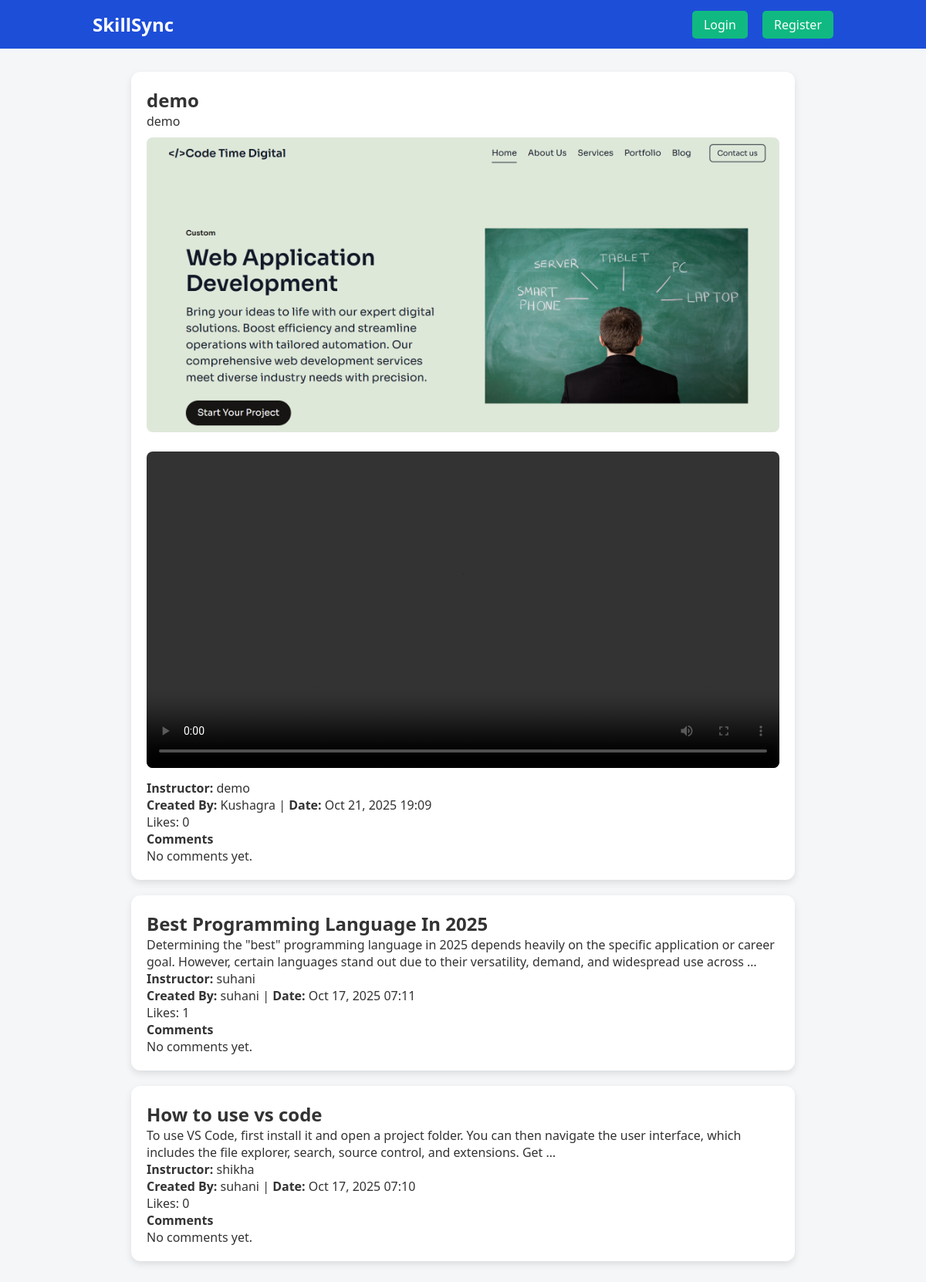
The page / on the database its author committed.
### main/models.py (models this page shows, shortened)
class Content(models.Model):
    title = models.CharField(max_length=200)
    description = models.TextField()
    instructor = models.CharField(max_length=100)
    duration = models.CharField(max_length=50)
    created_by = models.ForeignKey(User, on_delete=models.CASCADE)
    created_at = models.DateTimeField(auto_now_add=True)
    likes = models.ManyToManyField(User, related_name='liked_content', blank=True)
    image = models.ImageField(upload_to='content_images/', blank=True, null=True)
    video = models.FileField(upload_to='content_videos/', blank=True, null=True)
    def total_likes(self):
        return self.likes.count()

### main/views.py (the view)
# urls.py: path('', views.home, name='home'),
def home(request):
    contents = Content.objects.all().order_by('-created_at')
    return render(request, 'home.html', {'contents': contents})

### main/templates/home.html (shortened to what this page needs)
{% extends "base.html" %}
{% block content %}
{% for content in contents %}
<div class="card">
    <h2>{{ content.title }}</h2>
    <p>{{ content.description|truncatewords:30 }}</p>
    {% if content.image %}
        <img src="{{ content.image.url }}" alt="{{ content.title }}">
    {% endif %}
    {% if content.video %}
        <video controls>
            <source src="{{ content.video.url }}" type="video/mp4">
        </video>
    {% endif %}
    <p><strong>Instructor:</strong> {{ content.instructor }}</p>
    <p><strong>Created By:</strong> {{ content.created_by.username }} | <strong>Date:</strong> {{ content.created_at|date:"M d, Y H:i" }}</p>
    {% if user.is_authenticated %}
        <form class="like-form" data-id="{{ content.id }}">
            {% csrf_token %}
            <button type="submit">
                {% if user in content.likes.all %}
                    Unlike
                {% else %}
                    Like
                {% endif %}
                ({{ content.total_likes }})
            </button>
        </form>
    {% else %}
        <p>Likes: {{ content.total_likes }}</p>
    {% endif %}
    <div class="comments">
        <h4>Comments</h4>
        {% for comment in content.comments.all %}
            <p class="comment"><strong>{{ comment.user.username }}:</strong> {{ comment.body }}</p>
        {% empty %}
            <p>No comments yet.</p>
        {% endfor %}
    </div>
</div>
{% empty %}
<p>No content available.</p>
{% endfor %}
{% endblock %}

### main/templates/base.html (shortened to what this page needs)
{% load static %}
<!DOCTYPE html>
<html lang="en">
<head>
    <link rel="stylesheet" href="{% static 'css/style.css' %}">
</head>
<body>
    <nav class="navbar">
        <div class="container">
            <a href="{% url 'home' %}" class="logo">SkillSync</a>
            <div class="nav-links">
                {% if user.is_authenticated %}
                    <span>Hello, {{ user.username }}</span>
                    <a href="{% url 'add_content' %}" class="btn">Create Post</a>
                    <a href="{% url 'logout' %}" class="btn logout">Logout</a>
                {% else %}
                    <a href="{% url 'login' %}" class="btn">Login</a>
                    <a href="{% url 'register' %}" class="btn">Register</a>
                {% endif %}
            </div>
        </div>
    </nav>
    <div class="main-container">
        {% block content %}{% endblock %}
    </div>
</body>
</html>

### static/css/style.css (style rules this page uses)
* { margin: 0; padding: 0; box-sizing: border-box; }
body { font-family: 'Segoe UI', Tahoma, Geneva, Verdana, sans-serif; background: #f4f6f8; color: #333; }
.navbar { background: #1d4ed8; color: #fff; padding: 15px 0; }
.navbar .container { display: flex; justify-content: space-between; align-items: center; max-width: 1000px; margin: 0 auto; padding: 0 20px; }
.navbar .logo { font-size: 24px; font-weight: bold; color: #fff; text-decoration: none; }
.navbar .nav-links a { margin-left: 15px; text-decoration: none; color: #fff; padding: 7px 15px; border-radius: 5px; transition: 0.3s; }
.btn { background: #10b981; color: #fff !important; padding: 7px 15px; border-radius: 5px; text-decoration: none; transition: 0.3s; }
.main-container { max-width: 900px; margin: 30px auto; padding: 0 20px; }
.card { background: #fff; padding: 20px; border-radius: 12px; box-shadow: 0 4px 10px rgba(0,0,0,0.1); margin-bottom: 20px; }
.card img { max-width: 100%; border-radius: 8px; margin: 10px 0; }
.card video { width: 100%; border-radius: 8px; margin: 10px 0; }

### rows shown on the page
Content: title "demo", description "demo", image (picture), instructor "demo", created_by.username "Kushagra", created_at "Oct 21, 2025 19:09", total_likes "0"
Content: title "Best Programming Language In 2025", description "Determining the \"best\" programming language in 2025 depends heavily on the specific application or career goal. However, certain languages stand out due to their versatility, demand, and widespread use across …", instructor "suhani", created_by.username "suhani", created_at "Oct 17, 2025 07:11", total_likes "1"
Content: title "How to use vs code", description "To use VS Code, first install it and open a project folder. You can then navigate the user interface, which includes the file explorer, search, source control, and extensions. Get …", instructor "shikha", created_by.username "suhani", created_at "Oct 17, 2025 07:10", total_likes "0"
